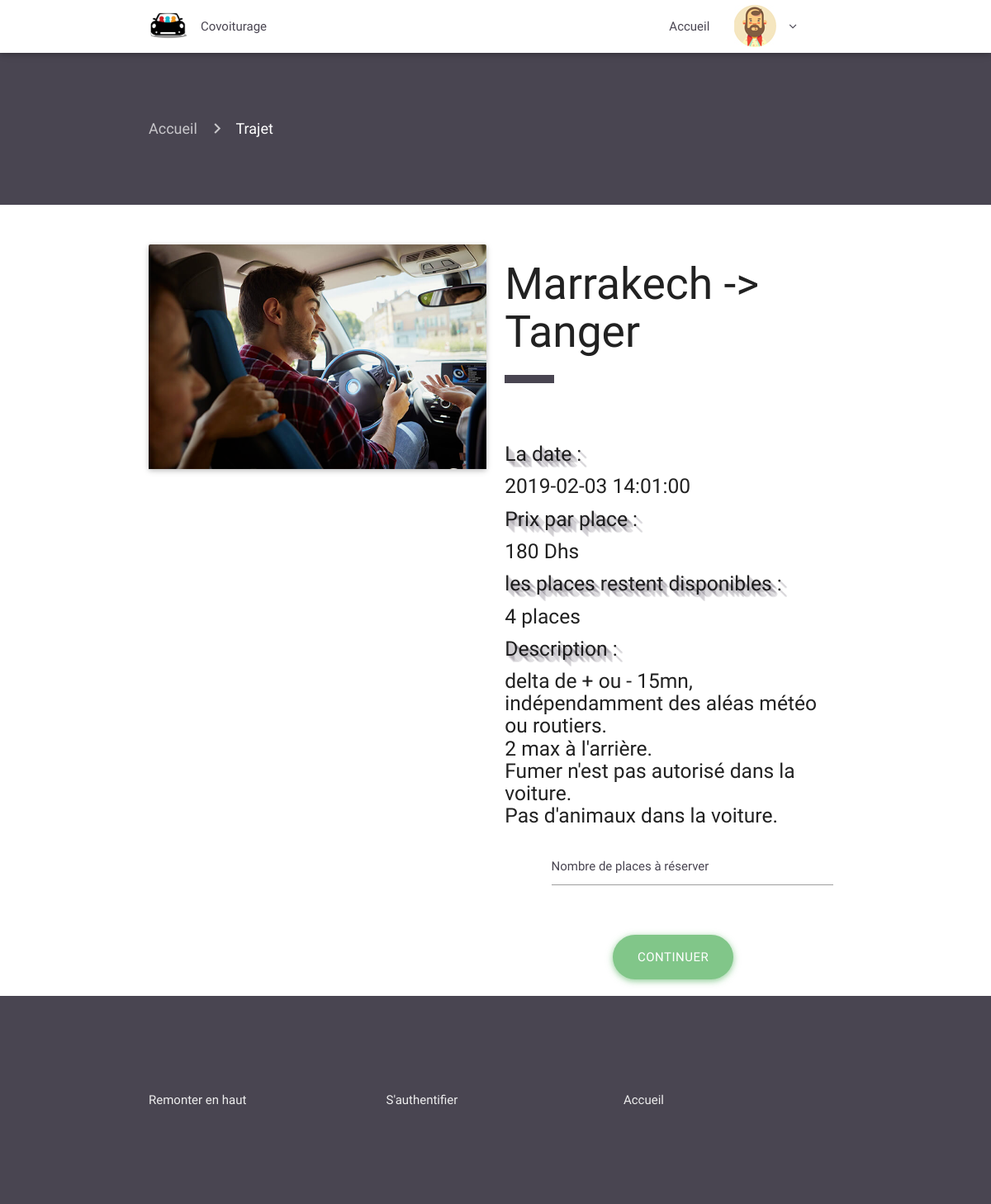
Screenshot of /trajets.php?id=60 (signed in) with the database file from the repository.
### tables this page shows
CREATE TABLE `trajets` (
  `id` int(11) NOT NULL,
  `trajet` char(25) DEFAULT NULL,
  `nbr_place_dispo` int(11) DEFAULT NULL,
  `description` varchar(1000) NOT NULL,
  `prix` int(11) DEFAULT NULL,
  `id_image` int(11) DEFAULT NULL,
  `nom_image` char(50) DEFAULT NULL,
  `date` datetime DEFAULT NULL
);

### trajets.php (the view, shortened to what this page needs)
<?php
if (!isset($_SESSION['logged_in'])) {
  $nav = 'includes/nav.php';
}
else {
  $idsess = $_SESSION['id'];
}
$id_trajets =$_GET['id'];
 require 'includes/header.php';
 require $nav;?>
 <div class="container-fluid trajets-page" id="top">
   <div class="container current-page">
      <nav>
        <div class="nav-wrapper">
          <div class="col s12">
            <a href="index.php" class="breadcrumb">Accueil</a>
            <a href="trajets.php?id=<? $id_trajets; ?>" class="breadcrumb">Trajet</a>
          </div>
        </div>
      </nav>
    </div>
   </div>
<div class="container-fluid trajets">
  <div class="container">
   <div class="row">
     <div class="col s12 m6">
        <div class="card">
          <div class="card-image">
            <?php
            include 'db.php';
            $querytrajets = "SELECT id, trajet,nbr_place_dispo,prix, description, id_image, nom_image, date
              FROM trajets WHERE id = '{$id_trajets}'";
            $result1 = $connection->query($querytrajets);
            if ($result1->num_rows > 0) {
            while($rowtrajets = $result1->fetch_assoc()) {
              $id_trajetsdb = $rowtrajets['id'];
              $name_trajets = $rowtrajets['trajet'];
              $nbr_place_dispo = $rowtrajets['nbr_place_dispo'];
              $prix_trajets = $rowtrajets['prix'];
              $description = $rowtrajets['description'];
              $nom_image_trajets = $rowtrajets['nom_image'];
              $date = $rowtrajets['date'];
                }}?>
            <img class="materialboxed" width="650" src="trajets/<?= $nom_image_trajets; ?>" alt="">
          </div>
        </div>
     </div>
     <div class="col s12 m6">
       <form method="post"  action="checkout.php?idtrj=<?=$id_trajetsdb?>&idsess=<?=$idsess?>;?>" >
       <h2 ><?= $name_trajets; ?></h2>
       <div class="divider"  ></div>
       <div class="stuff">
       <h5 class="woow">La date : </h5>
        <h5> <?= $date;?> </h5>
        <h5 class="woow">Prix par place :</h5>
        <h5> <?= $prix_trajets; ?> Dhs</h5>
        <h5 class="woow">les places restent disponibles :</h5>
          <h5> <?=$nbr_place_dispo ?>  places</h5>
          <h5 class="woow">Description : </h5>
           <h5><?= $description; ?></h5>
       <div class="input-field col s12">
            <input id="icon_prefix" type="number" name="quantity" min="1" max="<?=$nbr_place_dispo ?>" class="validate" required>
            <label for="icon_prefix">Nombre de places à réserver </label>
          </div>
       <div class="center-align">
           <button type="submit" name="buy"  class="btn-large meh button-rounded waves-effect waves-light ">Continuer </button>
       </div>
       </div>
        </form>
     </div>
   </div>
  </div>
</div>
<?php
 require 'includes/secondfooter.php';
 require 'includes/footer.php'; ?>

### src/css/style.css (style rules this page uses)
.button-rounded { border-radius: 20px; background-color: #81C689; box-shadow: 0 2px 6px 0 rgba(129, 198, 137, 0.6), 0 2px 10px 0 rgba(129, 198, 137, 0.42); }
.trajets-page { padding-top: 60px; padding-bottom: 60px; background-color: #494551; }
.trajets-page nav { background: none; box-shadow: none; }
.trajets { padding-top: 40px; }
.trajets .divider { width: 60px !important; height: 10px; background-color: #494551; }
.trajets .stuff { padding-top: 60px; }
.trajets .stuff .input-field { margin-bottom: 40px; }
.trajets .stuff .button-rounded { border-radius: 45px !important; }
.woow { text-shadow: rgba(73, 69, 81, 0.12) 1px 1px, rgba(73, 69, 81, 0.12) 2px 2px, rgba(73, 69, 81, 0.12) 3px 3px, rgba(73, 69, 81, 0.12) 4px 4px, rgba(73, 69, 81, 0.12) 5px 5px, rgba(73, 69, 81, 0.12) 6px 6px, rgba(73, 69, 81, 0.12) 7px 7px, rgba(73, 69, 81, 0.12) 8px 8px; }
.input-field label { color: #494551; }

### rows the page displays
trajets: nom_image (picture), trajet "Marrakech -> Tanger", date "2019-02-03 14:01:00", prix "180", nbr_place_dispo "4", description "delta de + ou - 15mn, indépendamment des aléas météo ou routiers. 2 max à l'arrière. Fumer n'est pas autorisé dans la voiture. Pas d'animaux dans la voiture."
